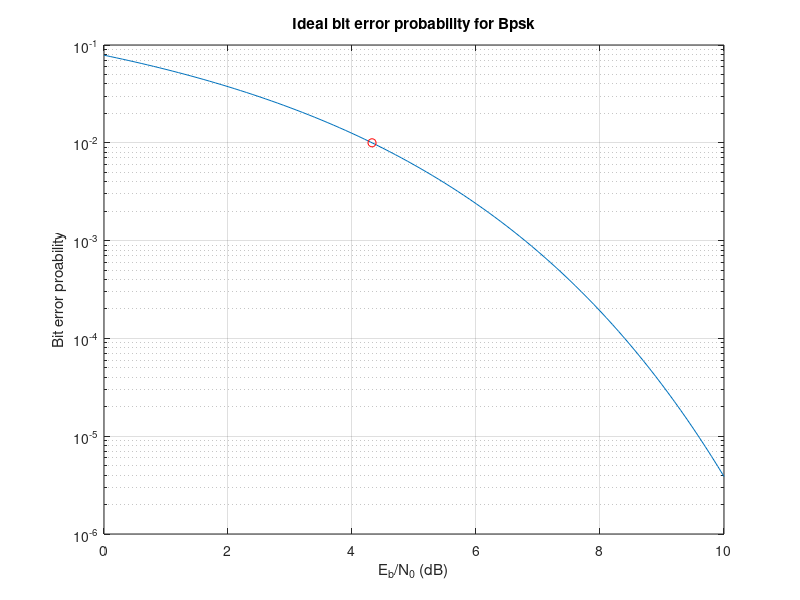

The MATLAB script that drew this image:
% Please note that this script is written with the
% help of article on "erfc" function in mathworks website

EbdivN0=0:0.1:10;  %This is in dB

EbN0=10.^(EbdivN0/10); 
biterrprob=1/2*erfc(sqrt(EbN0)); %Writing Q function in terms of erfc
semilogy(EbdivN0, biterrprob);  %This function plots Log(y) vs x
grid on;
hold on;

y=10^-2; 
x=20*log(erfcinv(2*y))/log(10); %Calculating the x value at 10^-2

plot(x, y, 'ro'); % For intersection of x and y
ylabel('Bit error proability');
xlabel('E_b/N_0 (dB)');
title('Ideal bit error probability for Bpsk');